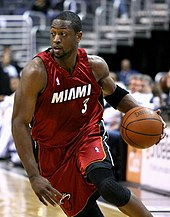
#> input picture dwade.jpeg, 170 x 217 px
$ python kmeans.py
#> lines starting #> are read from the running program, lines starting #| are printed output that depends on the picture

import cv2
import numpy as np
import matplotlib.pyplot as plt
from sklearn.cluster import KMeans


def find_histogram(clt):
    """
    create a histogram with k clusters
    :param: clt
    :return:hist
    """
    numLabels = np.arange(0, len(np.unique(clt.labels_)) + 1)
    (hist, _) = np.histogram(clt.labels_, bins=numLabels)

    hist = hist.astype("float")
    hist /= hist.sum()

    return hist
def plot_colors2(hist, centroids):
    bar = np.zeros((50, 300, 3), dtype="uint8")
    startX = 0

    for (percent, color) in zip(hist, centroids):
        # plot the relative percentage of each cluster
        endX = startX + (percent * 300)
        cv2.rectangle(bar, (int(startX)+10, 20), (int(endX)-10, 40),
                      color.astype("uint8").tolist(), -1)
        startX = endX

    # return the bar chart
    return bar

img = cv2.imread("dwade.jpeg")
#> img is the input picture: shape (217, 170, 3); mean B, G, R 84.3, 88.6, 110.3
img = cv2.cvtColor(img, cv2.COLOR_BGR2RGB)

img = img.reshape((img.shape[0] * img.shape[1],3)) #represent as row*column,channel number
clt = KMeans(n_clusters=3) #cluster number
clt.fit(img)

hist = find_histogram(clt)
bar = plot_colors2(hist, clt.cluster_centers_)
#> after the loop in plot_colors2, `for (percent, color) in zip(hist, centroids):`:
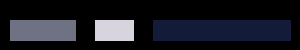
#> bar: shape (50, 300, 3); mean of channels 0, 1, 2 35, 27.3, 25.7; drawn as B, G, R

plt.axis("off")
plt.imshow(bar)
plt.show()
